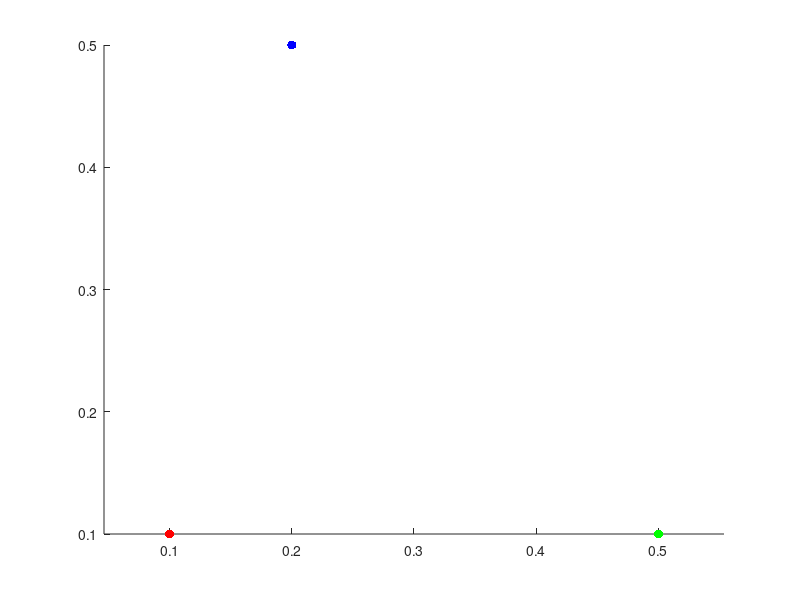

MATLAB code to generate this figure: (Note: this script raises an error after producing the figure.)
% draw 2 points
p = [0.1, 0.1; 0.5, 0.1; 0.2, 0.5];

axis equal;
hold on;

plot(p(1, 1), p(1, 2), 'r.', 'MarkerSize', 20);
plot(p(2, 1), p(2, 2), 'g.', 'MarkerSize', 20);
plot(p(3, 1), p(3, 2), 'b.', 'MarkerSize', 20);

% draw N points, color them according to distance to 2 points
N = 30000;
q = rand(N, 2);

for i = 1 : N
    dist1 = linfdist(p(1, :), q(i, :));
    dist2 = linfdist(p(2, :), q(i, :));
    dist3 = linfdist(p(3, :), q(i, :));
    
    if dist1 < dist2 && dist1 < dist3
        plot(q(i, 1), q(i, 2), 'r.', 'MarkerSize', 2);
    elseif dist2 < dist1 && dist2 < dist3
        plot(q(i, 1), q(i, 2), 'g.', 'MarkerSize', 2);
    elseif dist3 < dist1 && dist3 < dist2
        plot(q(i, 1), q(i, 2), 'b.', 'MarkerSize', 2);
    end
end

hold off;
